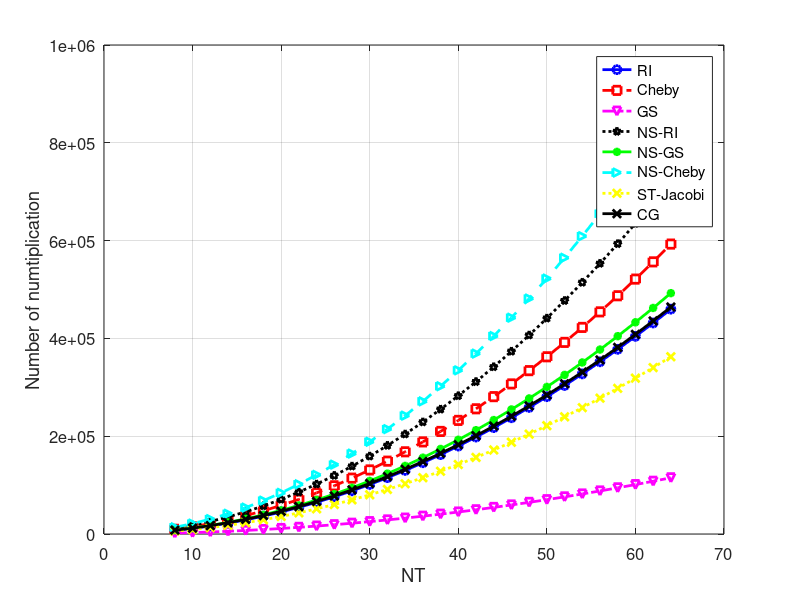
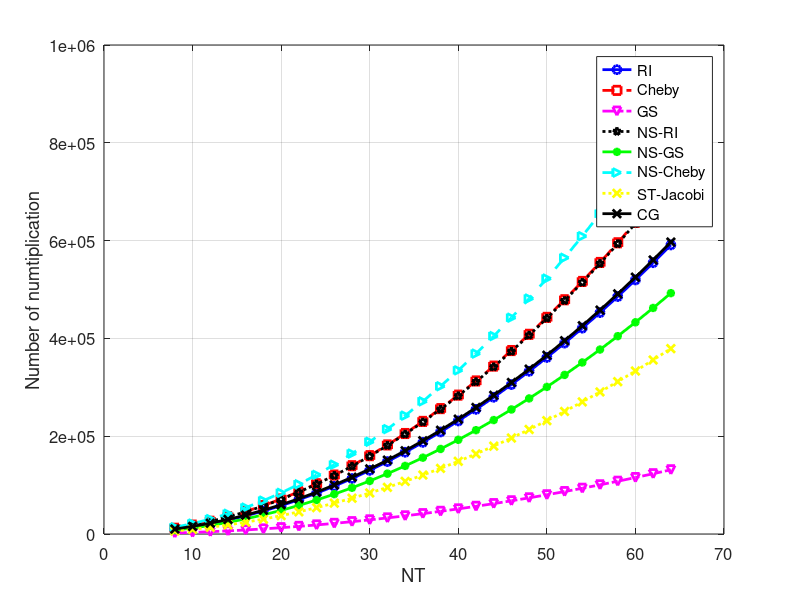

These figures' MATLAB source, in order: (Note: this script raises an error after producing the figures.)
% number of flops vs number of users plot

eta = 4;
NT=  8:2:64;
 NR =4*NT;
% NR =128;
detector = {'RI','Cheby', 'GS', 'NS-RI', 'NS-GS', 'NS-Cheby',...
             'ST-Jacobi', 'CG'};


mult(1,:) = 28*NT.*NR + 16*NT;                 % RI
mult(2,:) = 36*NT.*NR + 48*NT;              % Cheby
mult(3,:) = 4*NT.*NR + 4*NT +12*NT.^2;         % GS
mult(4,:) = 44*NT.*NR + 24*NT;            % NS-RI
mult(5,:) = 28*NT.*NR + 8*NT.^2 + 16*NT;      % NS-GS
mult(6,:) = 52*NT.*NR + 48*NT;            % NS-Cheby
mult(7,:) = 20*NT.*NR + 8*NT.^2 + 32*NT;  % St jacobi
mult(8,:) = 28*NT.*NR + 84*NT;                  % CG







marker_style = {'bo-','rs--','mv-.','kp:','g*-','c>--','yx:', 'kx-',...
                'kh:', 'b+--', 'rs-', 'gd:', 'ys--', 'c+--', 'k*', 'kh:'};
figure(1)
for d=1:length(detector)
    if d==1
        plot(NT,mult(d,:),marker_style{d},'LineWidth',2)
        hold on
    else
        
        plot(NT,mult(d,:),marker_style{d},'LineWidth',2)
    end
end

hold off
grid on
xlabel('NT','FontSize',12)
ylabel('Number of numtiplication','FontSize',12)
% axis([min(par.SNRdB_list) max(par.SNRdB_list) 1e-6 1])
legend(detector,'FontSize',12)
set(gca,'FontSize',12)



%% iteration 4

mult1(1,:) = 36*NT.*NR + 20*NT;                 % RI
mult1(2,:) = 44*NT.*NR + 60*NT;              % Cheby
mult1(3,:) = 4*NT.*NR + 4*NT +16*NT.^2;         % GS
mult1(4,:) = mult(4,:);            % NS-RI
mult1(5,:) = mult(5,:);      % NS-GS
mult1(6,:) = mult(6,:);            % NS-Cheby
mult1(7,:) = 20*NT.*NR + 12*NT.^2 + 36*NT;  % St jacobi
mult1(8,:) = 36*NT.*NR + 112*NT;                  % CG
        

marker_style = {'bo-','rs--','mv-.','kp:','g*-','c>--','yx:', 'kx-',...
                'kh:', 'b+--', 'rs-', 'gd:', 'ys--', 'c+--', 'k*', 'kh:'};
figure(2)
for d=1:length(detector)
    if d==1
        plot(NT,mult1(d,:),marker_style{d},'LineWidth',2)
        hold on
    else
        
        plot(NT,mult1(d,:),marker_style{d},'LineWidth',2)
    end
end

hold off
grid on
xlabel('NT','FontSize',12)
ylabel('Number of numtiplication','FontSize',12)
% axis([min(par.SNRdB_list) max(par.SNRdB_list) 1e-6 1])
legend(detector,'FontSize',12)
set(gca,'FontSize',12)






NT=  8:2:64;

NT = NT';
 NR =4*NT;
 
RI = 28*NT.*NR + 16*NT;                 % RI
Cheby = 36*NT.*NR + 48*NT;              % Cheby
GS = 4*NT.*NR + 4*NT +12*NT.^2;         % GS
NS_RI = 44*NT.*NR + 24*NT;            % NS-RI
NS_GS = 28*NT.*NR + 8*NT.^2 + 16*NT;      % NS-GS
NS_Cheby = 52*NT.*NR + 48*NT;            % NS-Cheby
ST_Jacobi = 20*NT.*NR + 8*NT.^2 + 32*NT;  % St jacobi
CG = 28*NT.*NR + 84*NT;                  % CG

 
FileName = 'Compiled_Data_Origin/complexity.mat';
save(FileName,'NT','RI', 'Cheby',...
              'GS', 'NS_RI',... 
              'NS_GS', 'NS_Cheby','ST_Jacobi','CG');
